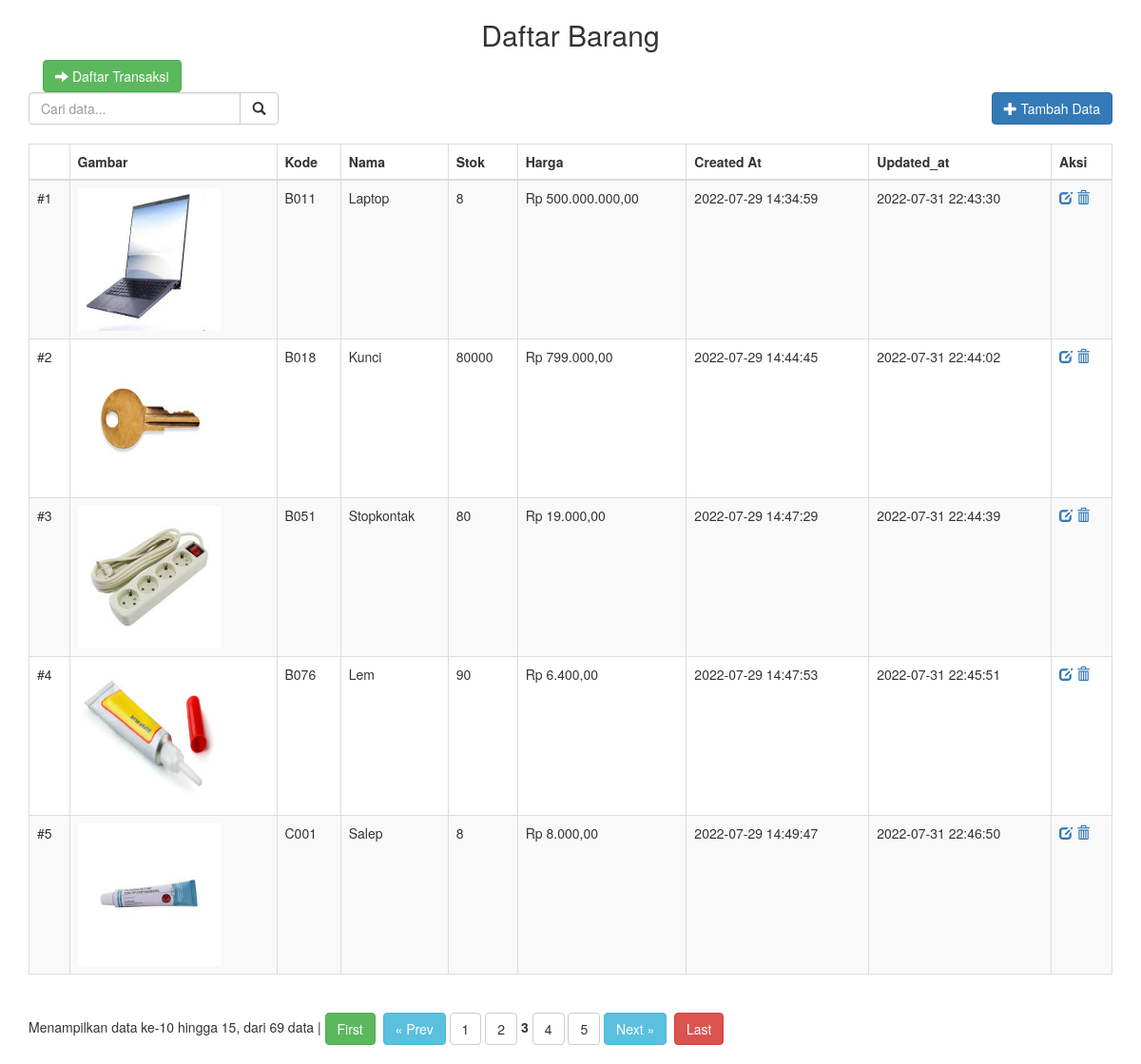
The page /index.php?page=3 on the database its author committed.
### tables this page shows
CREATE TABLE `barang` (
  `id` int(11) NOT NULL,
  `gambar_barang` text NOT NULL,
  `kode_barang` char(4) NOT NULL,
  `nama_barang` varchar(100) NOT NULL,
  `harga_barang` int(11) NOT NULL,
  `stok` int(11) NOT NULL,
  `created_at` datetime NOT NULL,
  `updated_at` datetime NOT NULL
);

### DBcon.class.php (called while the page is built, shortened)
<?php
class DBcon{
    private $dbHost     = "localhost";
    private $dbUsername = "root";
    private $dbPassword = "";
    private $dbName     = "toko";
    public function __construct(){
        if(!isset($this->db)){
            $conn = new mysqli($this->dbHost, $this->dbUsername, $this->dbPassword, $this->dbName);
            if($conn->connect_error){
                die("Failed to connect with MySQL: " . $conn->connect_error);
            }else{
                $this->db = $conn;
            }
        }
    }
    public function getRows($table, $conditions = array()){
        $sql = 'SELECT ';
        $sql .= array_key_exists("select", $conditions)?$conditions['select']:'*';
        $sql .= ' FROM '.$table;
        if(array_key_exists("order_by", $conditions)){
            $sql .= ' ORDER BY '.$conditions['order_by'];
        }
        if(array_key_exists("start", $conditions) && array_key_exists("limit", $conditions)){
            $sql .= ' LIMIT '.$conditions['start'].','.$conditions['limit'];
        }elseif(!array_key_exists("start", $conditions) && array_key_exists("limit", $conditions)){
            $sql .= ' LIMIT '.$conditions['limit'];
        }
        $result = $this->db->query($sql);
        if(array_key_exists("return_type", $conditions) && $conditions['return_type'] != 'all'){
            switch($conditions['return_type']){
                case 'count':
                    $data = $result->num_rows;
                    break;
            }
        }else{
            if($result->num_rows > 0){
                while($row = $result->fetch_assoc()){
                    $data[] = $row;
                }
            }
        }
        return !empty($data)?$data:false;
    }
}

### index.php (the view, shortened to what this page needs)
<?php
require_once 'Pagination.class.php';
require_once 'DBcon.class.php';
$db = new DBcon();
$perPageLimit = 5;
$offset = !empty($_GET['page'])?(($_GET['page']-1)*$perPageLimit):0;
$searchKeyword = !empty($_GET['sq'])?$_GET['sq']:'';
$searchStr = !empty($searchKeyword)?'?sq='.$searchKeyword:'';
$searchArr = '';
$con = array(
    'like_or' => $searchArr,
    'return_type' => 'count'
);
$rowCount = $db->getRows('barang', $con);
$pagConfig = array(
    'baseURL' => 'index.php'.$searchStr,
    'totalRows' => $rowCount,
    'perPage' => $perPageLimit
);
$pagination = new Pagination($pagConfig);
$con = array(
    'like_or' => $searchArr,
    'start' => $offset,
    'limit' => $perPageLimit,
    'order_by' => 'id ASC',
);
$barangs = $db->getRows('barang', $con);
?>
<!DOCTYPE html>
<html lang="en">
<head>
    <link rel="stylesheet" href="https://maxcdn.bootstrapcdn.com/bootstrap/3.3.6/css/bootstrap.min.css">
</head>
<body>
    <div class="container">
        <h2 style="text-align: center;">Daftar Barang</h2>
        <div class=" buttonkembali" style="text-align: left;">
            <span class="panel-heading"><a href="transaksi_index.php" title="Ke Daftar Transaksi" class="btn btn-success"><i class="glyphicon glyphicon-arrow-right"></i> Daftar Transaksi</a></span>
        </div>
        <div class="row">
            <div class="col-md-3 search-panel">
                <form>
                <div class="input-group">
                    <input type="text" name="sq" class="form-control" placeholder="Cari data..." value="<?php echo $searchKeyword; ?>">
                    <div class="input-group-btn">
                        <button title="Klik untuk Mencari" class="btn btn-default" type="submit">
                            <i class="glyphicon glyphicon-search"></i>
                        </button>
                    </div>
                </div>
                </form>
            </div>
            <div class="col-md-4 col-md-offset-5">
                <span class="pull-right">
                    <a href="addEdit.php" title="Klik untuk Menambah Data" class="btn btn-primary"><i class="glyphicon glyphicon-plus"></i> Tambah Data</a>
                    <br>
                </span>
            </div>
        </div>
        <table class="table table-striped table-bordered">
            <br>
            <thead>
                <tr>
                    <th></th>
                    <th>Gambar</th>
                    <th>Kode</th>
                    <th>Nama</th>
                    <th>Stok</th>
                    <th>Harga</th>
                    <th>Created At</th>
                    <th>Updated_at</th>
                    <th>Aksi</th>
                </tr>
            </thead>
            <tbody>
                <?php
                if(!empty($barangs)){ $count = 0;
                    foreach($barangs as $barang){ $count++;
                ?>
                <tr>
                    <td><?php echo '#'.$count; ?></td>
                    <td><?php  $dirUpload = "terupload/"; echo '<img src = "' . $dirUpload . $barang["gambar_barang"] .  '"width="150" height="150"' . '>' ; ?></td>
                    <td><?php echo $barang['kode_barang']; ?></td>
                    <td><?php echo $barang['nama_barang']; ?></td>
                    <td><?php echo $barang['stok']; ?></td>
                    <td><?php echo 'Rp ' . number_format($barang['harga_barang'],2,",","."); ?></td>
                    <td><?php echo $barang['created_at']; ?></td>
                    <td><?php echo $barang['updated_at']; ?></td>
                    <td>
                        <a title="Sunting" href="addEdit.php?id=<?php echo $barang['id']; ?>" class="glyphicon glyphicon-edit"></a>
                        <a title="Hapus" href="userAction.php?action_type=delete&id=<?php echo $barang['id']; ?>" class="glyphicon glyphicon-trash" onclick="return confirm('Yakin ingin Menghapus Data?')"></a>
                    </td>
                </tr>
                <?php } }else{ ?>
                <tr><td colspan="5">DATA TIDAK DITEMUKAN</td></tr>
                <?php } ?>
            </tbody>
        </table>
        <?php echo $pagination->createLinks(); ?>
    </div>
</body>
</html>

### rows shown on the page
barang: gambar_barang (picture), kode_barang "B011", nama_barang "Laptop", stok "8", harga_barang "500.000.000,00", created_at "2022-07-29 14:34:59", updated_at "2022-07-31 22:43:30"
barang: gambar_barang (picture), kode_barang "B018", nama_barang "Kunci", stok "80000", harga_barang "799.000,00", created_at "2022-07-29 14:44:45", updated_at "2022-07-31 22:44:02"
barang: gambar_barang (picture), kode_barang "B051", nama_barang "Stopkontak", stok "80", harga_barang "19.000,00", created_at "2022-07-29 14:47:29", updated_at "2022-07-31 22:44:39"
barang: gambar_barang (picture), kode_barang "B076", nama_barang "Lem", stok "90", harga_barang "6.400,00", created_at "2022-07-29 14:47:53", updated_at "2022-07-31 22:45:51"
barang: gambar_barang (picture), kode_barang "C001", nama_barang "Salep", stok "8", harga_barang "8.000,00", created_at "2022-07-29 14:49:47", updated_at "2022-07-31 22:46:50"

### other values the page prints
$pagination->createLinks() "Menampilkan data ke-10 hingga 15, dari 69 data |"
$this->firstLink "First"
$this->prevLink "« Prev"
$this->nextLink "Next »"
$this->lastLink "Last"
